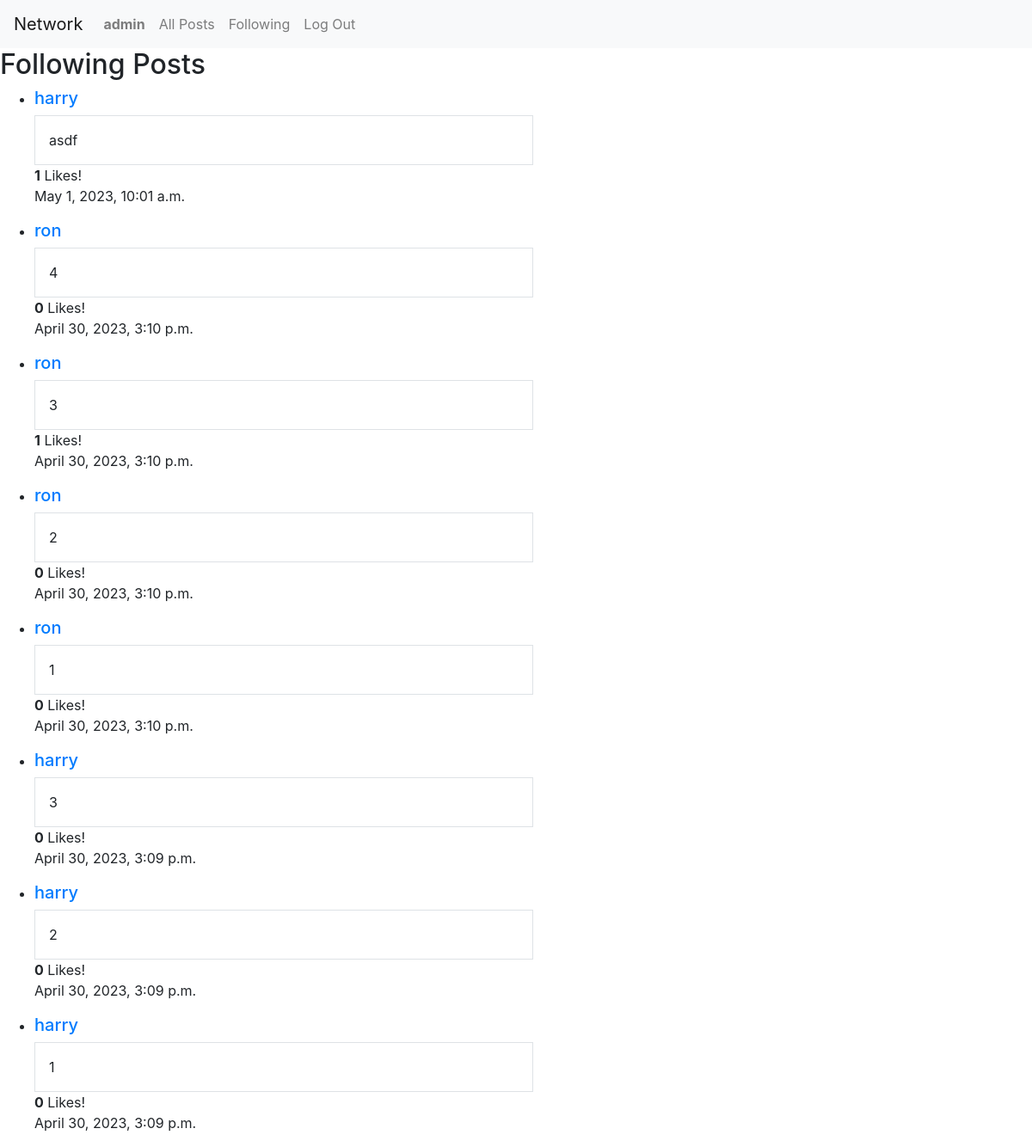
Page /following_posts (signed in) on the committed database.
### network/models.py (models this page shows, shortened)
class User(AbstractUser):
    pass

class Post(models.Model):
    author = models.ForeignKey(User, on_delete=models.CASCADE, related_name="posts")
    content = models.CharField(max_length=150)
    likes = models.ManyToManyField(User, blank=True, verbose_name="Users that liked post", related_name="liked_posts")
    date = models.DateTimeField(auto_now_add=True)

### network/views.py (the view)
# urls.py: path("following_posts", views.following_posts, name="following_posts"),
@login_required
def following_posts(request):
    follow = Follow.objects.filter(follower=request.user)
    followers = []
    for target in follow:
        u = User.objects.get(followed_by=target)
        followers.append(u)
    posts = []
    for user in followers:
        user_posts = Post.objects.filter(author=user)
        for post in user_posts:
            posts.append(post)
    posts = sorted(posts, key=attrgetter("date"), reverse=True)
    return render(request, "network/following.html", {
        "posts": posts
    })

### network/templates/network/following.html (shortened to what this page needs)
{% extends "network/layout.html" %}
{% block body %}
	<div class="following">
		<h2>Following Posts</h2>
		<ul>
			{% for post in posts %}
				<li>
					<h5><a href="{% url 'profile' user_id=post.author.id %}">{{ post.author }}</a></h5>
					<div id="content_{{ post.id }}" class="p-3 border w-50">{{ post.content }}</div>
					<div><b id="likeCount_{{ post.id }}">{{ post.likes.count }}</b> Likes!
                    </div>
					<p>{{ post.date }}</p>
				</li>
			{% empty %}
				<p>There are no subscribtions yet!</p>
			{% endfor %}
		</ul>
	</div>
{% endblock %}

### network/templates/network/layout.html (shortened to what this page needs)
{% load static %}
<!DOCTYPE html>
<html lang="en">
    <head>
        <link rel="stylesheet" href="https://stackpath.bootstrapcdn.com/bootstrap/4.4.1/css/bootstrap.min.css">
        <link href="{% static 'network/styles.css' %}" rel="stylesheet">
    </head>
    <body>
        <nav class="navbar navbar-expand-lg navbar-light bg-light">
            <a class="navbar-brand" href="{% url 'index' %}">Network</a>
            <div>
              <ul class="navbar-nav mr-auto">
                {% if user.is_authenticated %}
                    <li class="nav-item">
                        <a class="nav-link" href="{% url 'profile' user_id=user.pk %}"><strong>{{ user.username }}</strong></a>
                    </li>
                {% endif %}
                <li class="nav-item">
                  <a class="nav-link" href="{% url 'index' %}">All Posts</a>
                </li>
                {% if user.is_authenticated %}
                    <li class="nav-item">
                        <a class="nav-link" href="{% url 'following_posts' %}">Following</a>
                    </li>
                    <li class="nav-item">
                        <a class="nav-link" href="{% url 'logout' %}">Log Out</a>
                    </li>
                {% endif %}
              </ul>
            </div>
          </nav>
        <div class="body">
            {% block body %}
            {% endblock %}
        </div>
    </body>
</html>

### rows in the picture
User: username "admin"
Post: author "harry", content "asdf", likes.count "1", date "May 1, 2023, 10:01 a.m."
Post: author "ron", content "4", likes.count "0", date "April 30, 2023, 3:10 p.m."
Post: author "ron", content "3", likes.count "1", date "April 30, 2023, 3:10 p.m."
Post: author "ron", content "2", likes.count "0", date "April 30, 2023, 3:10 p.m."
Post: author "ron", content "1", likes.count "0", date "April 30, 2023, 3:10 p.m."
Post: author "harry", content "3", likes.count "0", date "April 30, 2023, 3:09 p.m."
Post: author "harry", content "2", likes.count "0", date "April 30, 2023, 3:09 p.m."
Post: author "harry", content "1", likes.count "0", date "April 30, 2023, 3:09 p.m."
